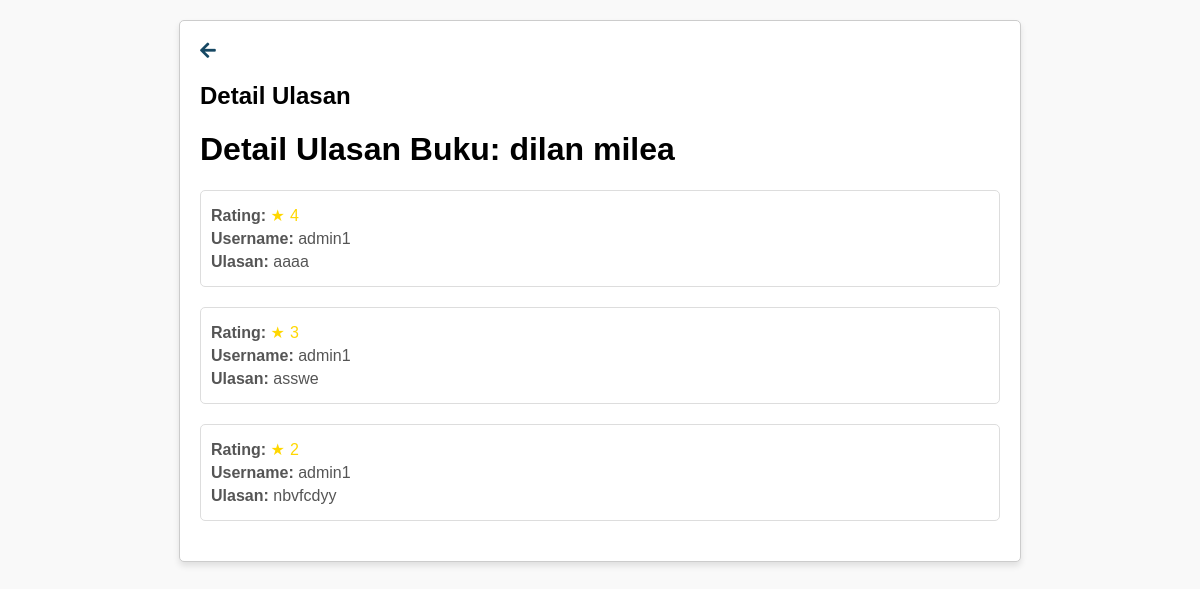
Page /admin/detail.php?id=12 (signed in) on the earlier database version.
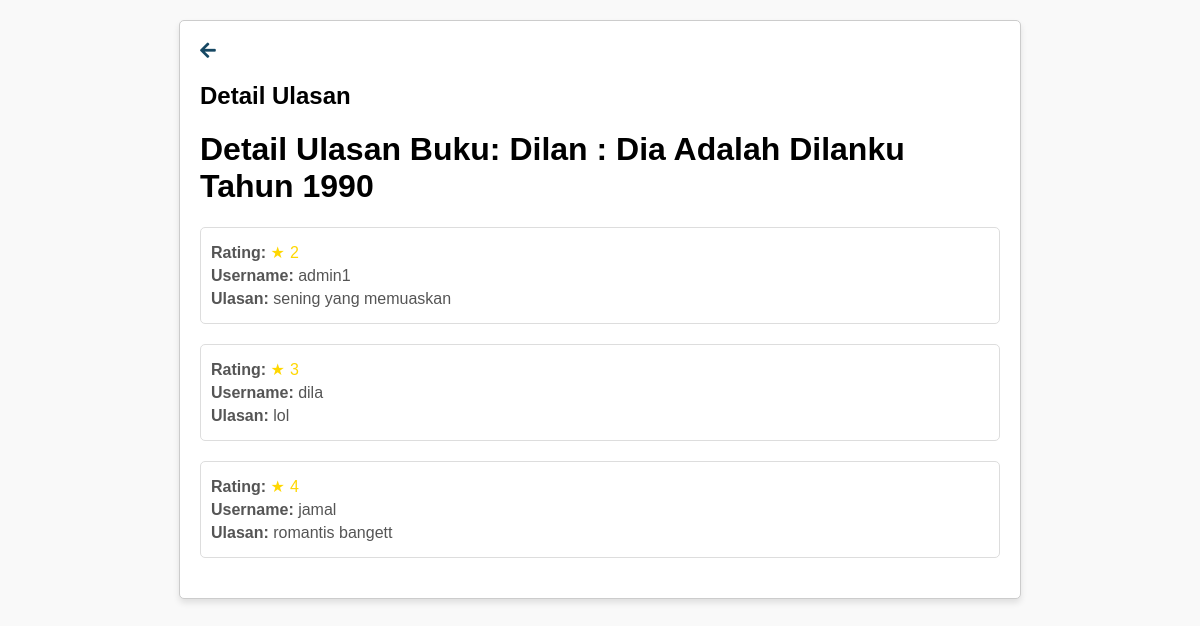
Same page on the later database version.
### tables this page shows
CREATE TABLE `buku` (
  `buku_id` int(11) NOT NULL,
  `perpus_id` int(11) NOT NULL,
  `judul` varchar(100) NOT NULL,
  `cover` varchar(255) NOT NULL,
  `penulis` varchar(50) NOT NULL,
  `penerbit` varchar(50) NOT NULL,
  `tahun_terbit` int(11) NOT NULL,
  `deskripsi` varchar(10000) NOT NULL,
  `kategori_id` int(11) NOT NULL,
  `ketersediaan` int(50) NOT NULL,
  `file_pdf` varchar(1000) NOT NULL,
  `created_at` timestamp NOT NULL DEFAULT current_timestamp() ON UPDATE current_timestamp()
);

CREATE TABLE `buku_ulasan` (
  `ulasan_id` int(11) NOT NULL,
  `buku_id` int(11) NOT NULL,
  `user_id` int(11) NOT NULL,
  `ulasan` varchar(100) NOT NULL,
  `rating` int(11) NOT NULL,
  `created_at` timestamp NOT NULL DEFAULT current_timestamp() ON UPDATE current_timestamp()
);

CREATE TABLE `user` (
  `user_id` int(11) NOT NULL,
  `perpus_id` int(11) NOT NULL,
  `username` varchar(50) NOT NULL,
  `password` varchar(255) NOT NULL,
  `email` varchar(50) NOT NULL,
  `nama_lengkap` varchar(50) NOT NULL,
  `no_hp` varchar(50) NOT NULL,
  `alamat` varchar(50) NOT NULL,
  `role` varchar(50) NOT NULL,
  `created_at` timestamp NOT NULL DEFAULT current_timestamp() ON UPDATE current_timestamp()
);

### admin/detail.php (the view, shortened to what this page needs)
<!DOCTYPE html>
<html lang="en">
<head>
    <link rel="stylesheet" href="https://cdnjs.cloudflare.com/ajax/libs/font-awesome/5.15.4/css/all.min.css">
</head>
<body>
    <div class="container mt-4">
        <div class="back-btn">
            <a href="index_ulasan_buku.php"><i class="fas fa-arrow-left"></i></a>
        </div>
        <h2 class="text-center">Detail Ulasan</h2>
        <?php
        $servername = "localhost";
        $username = "root";
        $password = "";
        $dbname = "perpustakaan_digital";
        $conn = new mysqli($servername, $username, $password, $dbname);
        if (isset($_GET['id'])) {
            $buku_id = $_GET['id'];
            $query_buku = "SELECT judul FROM buku WHERE buku_id = $buku_id";
            $result_buku = $conn->query($query_buku);
            if ($result_buku->num_rows > 0) {
                $row_buku = $result_buku->fetch_assoc();
                echo "<h1>Detail Ulasan Buku: " . $row_buku['judul'] . "</h1>";
                $query_ulasan = "SELECT buku_ulasan.ulasan, buku_ulasan.rating, user.username
                                     FROM buku_ulasan
                                     INNER JOIN user ON buku_ulasan.user_id = user.user_id
                                     WHERE buku_ulasan.buku_id = $buku_id";
                $result_ulasan = $conn->query($query_ulasan);
                if ($result_ulasan->num_rows > 0) {
                    while ($row_ulasan = $result_ulasan->fetch_assoc()) {
                        echo '<div class="card">';
                        echo "<p><strong>Rating:</strong> <span class='rating'>" . $row_ulasan['rating'] . "</span></p>";
                        echo "<p><strong>Username:</strong> " . $row_ulasan['username'] . "</p>";
                        echo "<p><strong>Ulasan:</strong> " . $row_ulasan['ulasan'] . "</p>";
                        echo '</div>';
                    }
                } else {
                    echo "<p>Buku ini belum memiliki ulasan.</p>";
                }
            } else {
                echo "<p>Buku tidak ditemukan.</p>";
            }
        } else {
            echo "<p>Parameter id tidak diberikan.</p>";
        }
        ?>
    </div>
</body>
</html>

Differences in the rows shown:
removed buku_ulasan: rating "4", user.username "admin1", ulasan "aaaa"
removed buku_ulasan: rating "3", user.username "admin1", ulasan "asswe"
changed buku: judul "dilan milea" → "Dilan : Dia Adalah Dilanku Tahun 1990"
changed buku_ulasan "admin1": ulasan "nbvfcdyy" → "sening yang memuaskan"
added buku_ulasan: rating "3", user.username "dila", ulasan "lol"
added buku_ulasan: rating "4", user.username "jamal", ulasan "romantis bangett"
